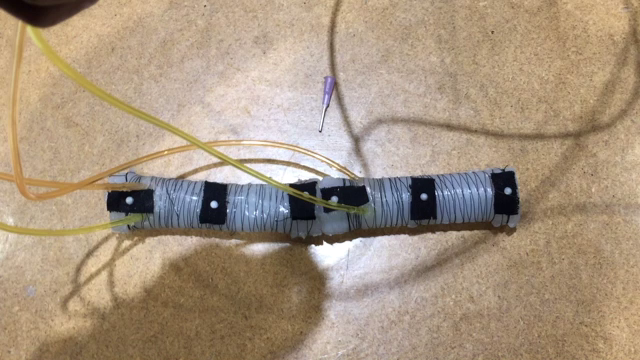
#> input picture Image_01.png, 640 x 360 px
$ python test_hough_circle.py
#> lines starting #> are read from the running program, lines starting #| are printed output that depends on the picture
import cv2
# import cv2.cv as cv
import numpy as np
# import matplotlib.pyplot as plt

filename = 'Image_01.png'
img = cv2.imread(filename,0)
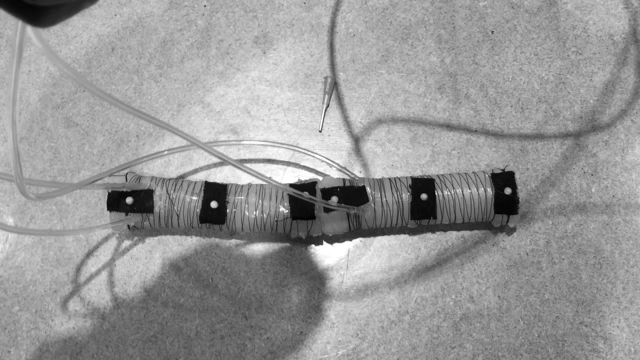
#> img: shape (360, 640); min 1, max 255, mean 151.6
img = cv2.medianBlur(img,5)
cimg = cv2.cvtColor(img,cv2.COLOR_GRAY2BGR)

circles = cv2.HoughCircles(img,cv2.HOUGH_GRADIENT,1,50,
                            param1=100,param2=40,minRadius=0,maxRadius=100)
#> circles = [[224.5, 203.5, 46.3], [429.5, 214.5, 37.4]]

circles = np.uint16(np.around(circles))
#> circles = [[224, 204, 46], [430, 214, 37]]
for i in circles[0,:]:
    # draw the outer circle
    cv2.circle(cimg,(i[0],i[1]),i[2],(0,255,0),2)
    # draw the center of the circle
    cv2.circle(cimg,(i[0],i[1]),2,(0,0,255),3)
#> this loop made 2 passes
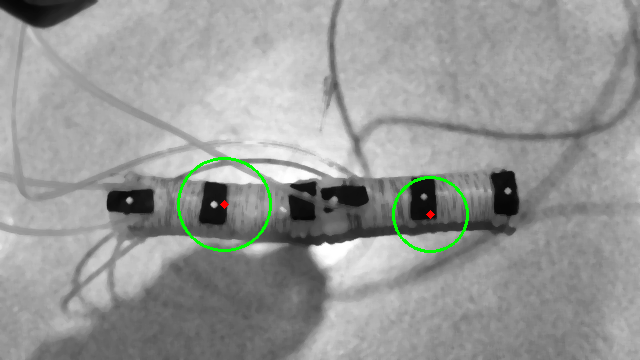
#> cimg: shape (360, 640, 3); mean B, G, R 151.1, 152.8, 151.2

cv2.imshow('detected circles',cimg)
cv2.waitKey(0)
cv2.destroyAllWindows()
# plt.imshow(cimg)
# plt.show()
